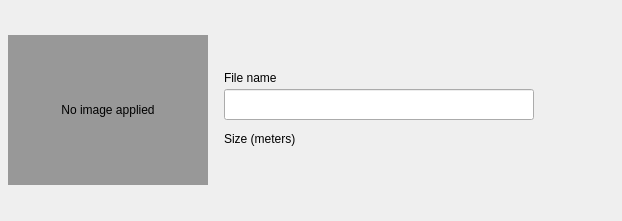
<?xml version="1.0" encoding="UTF-8"?>
<ui version="4.0">
 <class>PosterImageWell</class>
 <widget class="QWidget" name="PosterImageWell">
  <property name="geometry">
   <rect>
    <x>0</x>
    <y>0</y>
    <width>622</width>
    <height>221</height>
   </rect>
  </property>
  <property name="styleSheet">
   <string notr="true"/>
  </property>
  <layout class="QHBoxLayout" name="horizontalLayout">
   <property name="spacing">
    <number>16</number>
   </property>
   <property name="leftMargin">
    <number>8</number>
   </property>
   <property name="topMargin">
    <number>8</number>
   </property>
   <property name="rightMargin">
    <number>8</number>
   </property>
   <property name="bottomMargin">
    <number>8</number>
   </property>
   <item>
    <widget class="QLabel" name="image">
     <property name="sizePolicy">
      <sizepolicy hsizetype="Fixed" vsizetype="Fixed">
       <horstretch>0</horstretch>
       <verstretch>0</verstretch>
      </sizepolicy>
     </property>
     <property name="minimumSize">
      <size>
       <width>200</width>
       <height>150</height>
      </size>
     </property>
     <property name="maximumSize">
      <size>
       <width>200</width>
       <height>150</height>
      </size>
     </property>
     <property name="acceptDrops">
      <bool>true</bool>
     </property>
     <property name="styleSheet">
        <string notr="true">background-color: rgba(128, 128, 128, 200)</string>
     </property>
     <property name="text">
      <string>No image applied</string>
     </property>
     <property name="alignment">
      <set>Qt::AlignCenter</set>
     </property>
    </widget>
   </item>
   <item alignment="Qt::AlignVCenter">
    <widget class="QStackedWidget" name="stackedWidget">
     <property name="currentIndex">
      <number>1</number>
     </property>
     <widget class="QWidget" name="noImage">
      <layout class="QVBoxLayout" name="verticalLayout">
       <property name="spacing">
        <number>24</number>
       </property>
       <property name="leftMargin">
        <number>0</number>
       </property>
       <property name="topMargin">
        <number>0</number>
       </property>
       <property name="rightMargin">
        <number>0</number>
       </property>
       <property name="bottomMargin">
        <number>0</number>
       </property>
       <item>
        <spacer name="verticalSpacer">
         <property name="orientation">
          <enum>Qt::Vertical</enum>
         </property>
         <property name="sizeHint" stdset="0">
          <size>
           <width>20</width>
           <height>5</height>
          </size>
         </property>
        </spacer>
       </item>
       <item>
        <layout class="QHBoxLayout" name="horizontalLayout_2">
         <property name="topMargin">
          <number>0</number>
         </property>
         <item>
          <widget class="RaisedMaterialButton" name="filePicker">
           <property name="sizePolicy">
            <sizepolicy hsizetype="MinimumExpanding" vsizetype="Fixed">
             <horstretch>0</horstretch>
             <verstretch>0</verstretch>
            </sizepolicy>
           </property>
           <property name="minimumSize">
            <size>
             <width>88</width>
             <height>36</height>
            </size>
           </property>
           <property name="font">
            <font>
             <family>Roboto</family>
             <weight>75</weight>
             <bold>true</bold>
            </font>
           </property>
           <property name="styleSheet">
            <string notr="true">margin: 0 3px 3px 0</string>
           </property>
           <property name="text">
            <string>Add Image</string>
           </property>
           <property name="flat">
            <bool>true</bool>
           </property>
           <property name="themeIconName" stdset="0">
            <string/>
           </property>
           <property name="ColorGroup" stdset="0">
            <string>Button</string>
           </property>
           <property name="report_metrics" stdset="0">
            <bool>false</bool>
           </property>
          </widget>
         </item>
         <item>
          <spacer name="horizontalSpacer">
           <property name="orientation">
            <enum>Qt::Horizontal</enum>
           </property>
           <property name="sizeHint" stdset="0">
            <size>
             <width>40</width>
             <height>20</height>
            </size>
           </property>
          </spacer>
         </item>
        </layout>
       </item>
       <item>
        <spacer name="verticalSpacer_2">
         <property name="orientation">
          <enum>Qt::Vertical</enum>
         </property>
         <property name="sizeHint" stdset="0">
          <size>
           <width>20</width>
           <height>5</height>
          </size>
         </property>
        </spacer>
       </item>
      </layout>
     </widget>
     <widget class="QWidget" name="withImage">
      <layout class="QVBoxLayout" name="verticalLayout_2">
       <property name="spacing">
        <number>4</number>
       </property>
       <property name="leftMargin">
        <number>0</number>
       </property>
       <property name="topMargin">
        <number>0</number>
       </property>
       <property name="rightMargin">
        <number>0</number>
       </property>
       <property name="bottomMargin">
        <number>0</number>
       </property>
       <item>
        <spacer name="verticalSpacer_3">
         <property name="orientation">
          <enum>Qt::Vertical</enum>
         </property>
         <property name="sizeHint" stdset="0">
          <size>
           <width>20</width>
           <height>5</height>
          </size>
         </property>
        </spacer>
       </item>
       <item>
        <widget class="QLabel" name="fileNameLabel">
         <property name="text">
          <string>File name</string>
         </property>
         <property name="Style" stdset="0">
          <string>Title</string>
         </property>
        </widget>
       </item>
       <item>
        <layout class="QHBoxLayout" name="fileNameLayout">
         <property name="spacing">
          <number>0</number>
         </property>
         <property name="topMargin">
          <number>0</number>
         </property>
         <property name="bottomMargin">
          <number>8</number>
         </property>
         <item>
          <widget class="QLineEdit" name="fileName">
           <property name="enabled">
            <bool>true</bool>
           </property>
           <property name="sizePolicy">
            <sizepolicy hsizetype="Expanding" vsizetype="Fixed">
             <horstretch>0</horstretch>
             <verstretch>0</verstretch>
            </sizepolicy>
           </property>
           <property name="minimumSize">
            <size>
             <width>0</width>
             <height>31</height>
            </size>
           </property>
           <property name="accessibleDescription">
            <string>Screenshot save location</string>
           </property>
           <property name="readOnly">
            <bool>true</bool>
           </property>
          </widget>
         </item>
         <item>
          <widget class="QPushButton" name="pickFileButton">
           <property name="text">
            <string notr="true"/>
           </property>
           <property name="icon">
            <iconset resource="resources.qrc">
             <normaloff>:/dark/folder</normaloff>:/dark/folder</iconset>
           </property>
           <property name="iconSize">
            <size>
             <width>24</width>
             <height>24</height>
            </size>
           </property>
           <property name="flat">
            <bool>true</bool>
           </property>
           <property name="themeIconName" stdset="0">
            <string notr="true">folder</string>
           </property>
           <property name="report_metrics" stdset="0">
            <bool>false</bool>
           </property>
          </widget>
         </item>
         <item>
          <widget class="QPushButton" name="removeButton">
           <property name="text">
            <string notr="true"/>
           </property>
           <property name="icon">
            <iconset resource="resources.qrc">
             <normaloff>:/dark/trash</normaloff>:/dark/trash</iconset>
           </property>
           <property name="iconSize">
            <size>
             <width>24</width>
             <height>24</height>
            </size>
           </property>
           <property name="flat">
            <bool>true</bool>
           </property>
           <property name="themeIconName" stdset="0">
            <string notr="true">trash</string>
           </property>
           <property name="report_metrics" stdset="0">
            <bool>false</bool>
           </property>
          </widget>
         </item>
        </layout>
       </item>
       <item>
        <widget class="QLabel" name="sizeLabel">
         <property name="text">
          <string>Size (meters)</string>
         </property>
         <property name="Style" stdset="0">
          <string>Title</string>
         </property>
        </widget>
       </item>
       <item>
        <widget class="EditableSliderWidget" name="sizeSlider" native="true">
         <property name="lineEditMaximumWidth" stdset="0">
          <number>56</number>
         </property>
         <property name="steps" stdset="0">
          <double>100.000000000000000</double>
         </property>
        </widget>
       </item>
       <item>
        <spacer name="verticalSpacer_4">
         <property name="orientation">
          <enum>Qt::Vertical</enum>
         </property>
         <property name="sizeHint" stdset="0">
          <size>
           <width>20</width>
           <height>5</height>
          </size>
         </property>
        </spacer>
       </item>
      </layout>
     </widget>
    </widget>
   </item>
  </layout>
 </widget>
 <customwidgets>
  <customwidget>
   <class>RaisedMaterialButton</class>
   <extends>QPushButton</extends>
   <header>android/skin/qt/raised-material-button.h</header>
  </customwidget>
  <customwidget>
   <class>EditableSliderWidget</class>
   <extends>QWidget</extends>
   <header>android/skin/qt/editable-slider-widget.h</header>
   <container>1</container>
  </customwidget>
 </customwidgets>
 <resources>
  <include location="resources.qrc"/>
 </resources>
 <connections/>
</ui>
